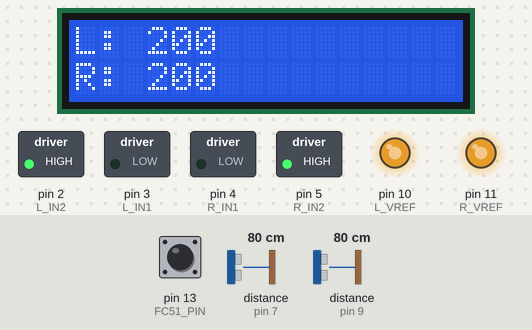
Recording of a sketch running on a simulated Arduino Uno, built with avr-gcc and run on an emulated ATmega328P. On the bench: 16×2 character LCD, switched loads named in the sketch (green lamp = pin HIGH), output pins drawn as LEDs (lit = HIGH). Wiring (inferred from the names in the program): 2 × ultrasonic range finder: trigger pin 8, echo pin 9 / trigger pin 12, echo pin 7. The inputs (shaded band) are chosen by the test bench; at power-on: distance to the obstacle (sensors on pin 7, pin 9) 80 cm, pin 13 (FC51_PIN) HIGH. The echo pulse lasts 58.3 µs per cm; pins used as bus, display or sensor lines are not drawn; what the sketch prints to the serial monitor is not drawn.

Above: at 2.2 s.
2.3 s: distance to the obstacle (sensor on pin 7) set to 44 cm
3.8 s: distance to the obstacle (sensor on pin 7) set to 37 cm
At 4.01 s:
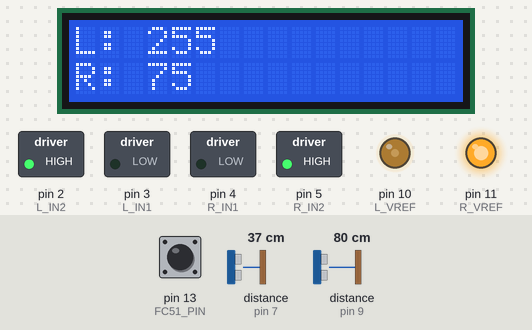
5.7 s: distance to the obstacle (sensor on pin 9) set to 45 cm
At 8.06 s:
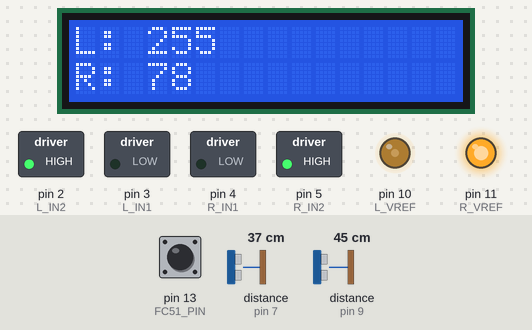
8.7 s: distance to the obstacle (sensor on pin 9) set to 38 cm
At 8.9 s:
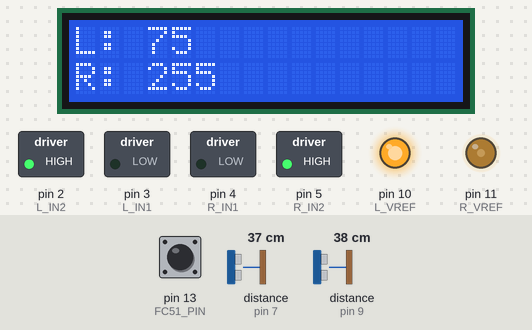
10.4 s: pin 13 (FC51_PIN) pulled LOW for 0.15 s
At 10.61 s:
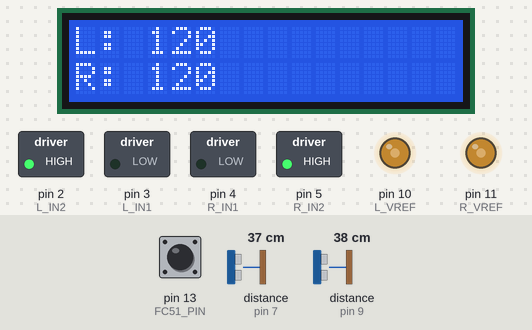
12.2 s: distance to the obstacle (sensor on pin 7) set to 60 cm
At 12.52 s:
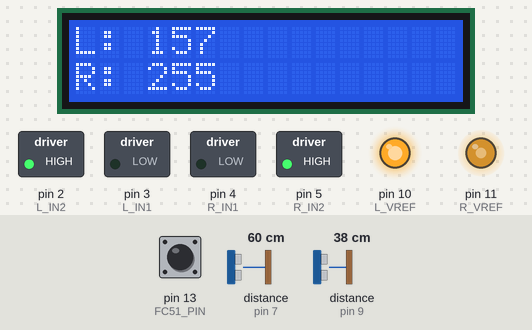
Timing chart, 0 to 15.2 s (numbered marks = the images above; inputs shaded):
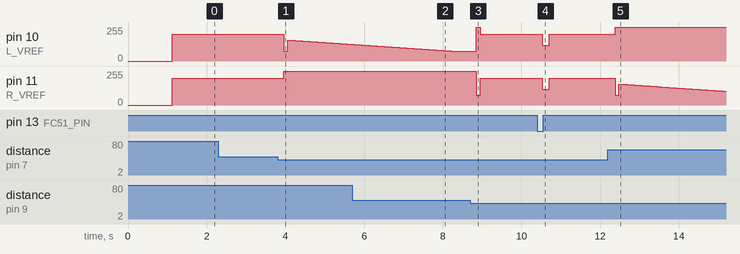

The sketch:

tuiju.ino
```cpp
#include <Arduino.h>
// --- ピン定義 ---
// FC-51 (LOW=障害物, HIGH=なし)
const int FC51_PIN = 13;
#include <LiquidCrystal.h>
LiquidCrystal lcd(A0, A1, A2, A3, A4, A5);
// 超音波 (HC-SR04)
const int R_TRIG_PIN = 12;
const int R_ECHO_PIN = 7;
const int L_TRIG_PIN = 8;
const int L_ECHO_PIN = 9;

// TA7291P
const int L_IN1 = 3;
const int L_IN2 = 2;
const int L_VREF = 10;

const int R_IN1 = 4;
const int R_IN2 = 5;
const int R_VREF = 11;

// --- 制御パラメータ ---
const float OUT_OF_RANGE_CM = 30.0f; // これより遠いのは「見失い」扱い
// 0/1化する閾値（これ以下なら「検出=1」）
const float DETECT_THRESHOLD_CM = 40.0f;
const int BASE_SPEED_OBSTACLE = 120; // 障害物検知時の基準速度
const int BASE_SPEED_DIFF0 = 200;
const int BASE_SPEED_DIFF1 = 220;
const int BASE_SPEED_DIFF2 = 200;

const float Kp_turn = 60.0f;
const float Ki_turn = 20.0f; // 要調整
const float Kd_turn = 15.0f; // 要調整
const float I_LIMIT = 5.0f;  // 積分の上限（誤差積分値をクランプ）

float g_iTerm = 0.0f;
float g_prevError = 0.0f;
unsigned long g_prevMs = 0;
bool g_obstacleEnabled = true; // 障害物停止を有効にする期間（解除後は無効化）

// 追加: デバッグ出力用（PIDの各寄与）
float g_pOut = 0.0f; // P = Kp * error
float g_iOut = 0.0f; // I = Ki * iTerm
float g_dOut = 0.0f; // D = Kd * dTerm

// 超音波：エコー待ちタイムアウト（無応答で固まるのを防ぐ）
const unsigned long ULTRASONIC_TIMEOUT_US = 30000UL;

struct SensorReadings
{
    float leftCm;
    float rightCm;
    bool obstacle;
};

struct MotorCommand
{
    int left;
    int right;
};

int lastDiff = 0; // -1/0/1 を記憶

// --- 前方宣言 ---
static SensorReadings readSensors();
static MotorCommand computeCommand(const SensorReadings &s);
static void applyMotors(const MotorCommand &cmd);
static float readUltrasonicCm(int trigPin, int echoPin);
static float clampFloat(float v, float lo, float hi);
static int clampInt(int v, int lo, int hi);
static void debugPrint(const SensorReadings &s, const MotorCommand &cmd, int diff, bool lost);

void setup()
{
    Serial.begin(9600); // シリアル通信開始

    // センサーピンのモード設定
    pinMode(FC51_PIN, INPUT_PULLUP); // FC-51 (内蔵プルアップ使用)
    pinMode(R_TRIG_PIN, OUTPUT);
    pinMode(R_ECHO_PIN, INPUT);
    pinMode(L_TRIG_PIN, OUTPUT);
    pinMode(L_ECHO_PIN, INPUT);

    // モータードライバピンのモード設定 (すべて出力)
    pinMode(L_IN1, OUTPUT);
    pinMode(L_IN2, OUTPUT);
    pinMode(L_VREF, OUTPUT);
    pinMode(R_IN1, OUTPUT);
    pinMode(R_IN2, OUTPUT);
    pinMode(R_VREF, OUTPUT);

    applyMotors({0, 0});
    lastDiff = 0;

    // LCD初期化
    lcd.begin(16, 2);
    lcd.clear();
    lcd.print("Robot Ready!");
    delay(1000);
    lcd.clear();
}
void loop()
{
    const SensorReadings s = readSensors();
    const MotorCommand cmd = computeCommand(s);
    applyMotors(cmd);

    // --- LCD表示処理を追加 ---
    lcd.setCursor(0, 0);
    lcd.print("L: ");
    lcd.print(cmd.right);
    lcd.print("   "); // 桁数が変わった時のゴミ消し用

    lcd.setCursor(0, 1);
    lcd.print("R: ");
    lcd.print(cmd.left);
    lcd.print("   ");
}

static SensorReadings readSensors()
{
    SensorReadings s;
    s.obstacle = (digitalRead(FC51_PIN) == LOW);

    s.rightCm = readUltrasonicCm(R_TRIG_PIN, R_ECHO_PIN);
    delay(20);
    s.leftCm = readUltrasonicCm(L_TRIG_PIN, L_ECHO_PIN);

    return s;
}
static MotorCommand computeCommand(const SensorReadings &s)
{
    const unsigned long nowMs = millis();

    // A) 最優先停止（FC-51）: 初回障害物がなくなったら以後は停止させない
    if (g_obstacleEnabled)
    {
        if (s.obstacle)
        {
            // 停止時はPID状態をリセット
            g_iTerm = 0.0f;
            g_prevError = 0.0f;
            g_prevMs = nowMs;

            const MotorCommand cmd{0, 0};
            debugPrint(s, cmd, 0, false);
            return cmd;
        }
        else
        {
            // 障害物が消えたら以降は停止判定を無効化
            g_obstacleEnabled = false;
        }
    }

    // B) 左右を閾値で 0/1 化（1=検出）
    const int L = (s.leftCm <= DETECT_THRESHOLD_CM) ? 1 : 0;
    const int R = (s.rightCm <= DETECT_THRESHOLD_CM) ? 1 : 0;

    // C) 先導機体が居る側へ曲がる
    int diff = 0;
    if (L == 1 && R == 0)
    {
        diff = -1;
    }
    else if (L == 0 && R == 1)
    {
        diff = 1;
    }
    else
    {
        diff = 0;
    }
    if (L == 1 && R == 1)
    {
        g_iTerm = 0.0f; // 両方見えたら積分リセット
    }

    // D) 両方見えないなら、前回の方向へ探索
    const bool lost = (L == 0 && R == 0);
    if (lost)
    {
        diff = 2 * lastDiff;
    }
    else
    {
        lastDiff = diff;
    }

    // E) PID制御（baseSpeedは固定）
    float dt = (g_prevMs == 0) ? 0.02f : (float)(nowMs - g_prevMs) / 1000.0f;
    if (dt < 0.001f)
        dt = 0.001f;
    g_prevMs = nowMs;

    const float error = (float)diff;

    // LOST中も積分する（要望）
    g_iTerm += error * dt;
    g_iTerm = clampFloat(g_iTerm, -I_LIMIT, I_LIMIT);

    const float dTerm = (error - g_prevError) / dt;
    g_prevError = error;

    g_pOut = Kp_turn * error;
    g_iOut = Ki_turn * g_iTerm;
    g_dOut = Kd_turn * dTerm;

    const float turn = g_pOut + g_iOut + g_dOut;
    // const float turn = g_pOut;

    const long turnAmount = turn;

    // 障害物検知時は180、それ以外はdiffに応じた基準速度
    int baseSpeed = BASE_SPEED_DIFF0;
    if (s.obstacle)
    {
        baseSpeed = BASE_SPEED_OBSTACLE;
    }
    else
    {
        const int adiff = abs(diff);
        if (adiff == 1)
        {
            baseSpeed = BASE_SPEED_DIFF1;
        }
        else if (adiff == 2)
        {
            baseSpeed = BASE_SPEED_DIFF2;
        }
    }

    MotorCommand cmd;
    cmd.left = clampInt(baseSpeed - turnAmount, 75, 255);
    cmd.right = clampInt(baseSpeed + turnAmount, 75, 255);

    debugPrint(s, cmd, diff, lost);
    return cmd;
}

static void applyMotors(const MotorCommand &cmd)
{
    // 左モーター
    digitalWrite(L_IN1, LOW);
    digitalWrite(L_IN2, HIGH);
    analogWrite(L_VREF, cmd.left);

    // 右モーター
    digitalWrite(R_IN1, LOW);
    digitalWrite(R_IN2, HIGH);
    analogWrite(R_VREF, cmd.right);
}

static float readUltrasonicCm(int trigPin, int echoPin)
{
    digitalWrite(trigPin, LOW);
    delayMicroseconds(2);
    digitalWrite(trigPin, HIGH);
    delayMicroseconds(10);
    digitalWrite(trigPin, LOW);

    // タイムアウトを使う（無応答で固まるのを防ぐ）
    const unsigned long duration = pulseIn(echoPin, HIGH, ULTRASONIC_TIMEOUT_US);
    if (duration == 0)
    {
        // 無応答は「範囲外」として扱う
        return OUT_OF_RANGE_CM + 100.0f;
    }

    // 音速 340m/s -> 0.034 cm/us
    return (float)duration * 0.034f / 2.0f;
}

static float clampFloat(float v, float lo, float hi)
{
    if (v < lo)
        return lo;
    if (v > hi)
        return hi;
    return v;
}

static int clampInt(int v, int lo, int hi)
{
    if (v < lo)
        return lo;
    if (v > hi)
        return hi;
    return v;
}

static void debugPrint(const SensorReadings &s, const MotorCommand &cmd, int diff, bool lost)
{
    Serial.print("L: ");
    Serial.print(s.leftCm);
    Serial.print(" cm, R: ");
    Serial.print(s.rightCm);
    Serial.print(" cm, IR: ");
    Serial.print(s.obstacle ? 0 : 1);

    if (lost)
    {
        Serial.print(" | LOST diff: ");
        Serial.print(diff);
    }
    else
    {
        Serial.print(" | diff: ");
        Serial.print(diff);
    }

    // 追加: PID表示（各寄与）
    Serial.print(" | P:");
    Serial.print(g_pOut, 2);
    Serial.print(" I:");
    Serial.print(g_iOut, 2);
    Serial.print(" D:");
    Serial.print(g_dOut, 2);

    Serial.print(" | L_sp: ");
    Serial.print(cmd.right);
    Serial.print(", R_sp: ");
    Serial.println(cmd.left);
}
```

Measured:
- the behaviour switches between 41 and 40 cm on distance to the obstacle (sensor on pin 7) (found by bisection; images 0 and 1)
- the behaviour switches between 41 and 40 cm on distance to the obstacle (sensor on pin 9) (found by bisection; images 2 and 3)
- after the input at 2.3 s, every drawn part: stays the same
- after the input at 3.8 s, pin 10 (L_VREF): 200/255 → 75/255 after 0.16 s, → 157/255 0.09 s later, → 155/255 0.09 s later, → 153/255 0.09 s later, … (19 changes in this stretch); pin 11 (R_VREF): 200/255 → 255/255 after 0.16 s; the display: changes after 0.16 s (image 1)
- after the input at 8.7 s, pin 10 (L_VREF): 75/255 → 255/255 after 0.16 s, → 200/255 0.09 s later; pin 11 (R_VREF): 255/255 → 75/255 after 0.16 s, → 200/255 0.09 s later; the display: changes after 0.16 s (image 3)
- after the input at 10.4 s, pin 10 (L_VREF), pin 11 (R_VREF): 200/255 → 120/255 after 0.12 s, → 200/255 0.19 s later; the display: changes after 0.13 s (image 4)
- after the input at 12.2 s, pin 10 (L_VREF): 200/255 → 255/255 after 0.18 s; pin 11 (R_VREF): 200/255 → 75/255 after 0.18 s, → 157/255 0.10 s later, → 155/255 0.10 s later, → 153/255 0.10 s later, … (29 changes in this stretch); the display: first changes after 0.18 s (image 5 shows a later state)
